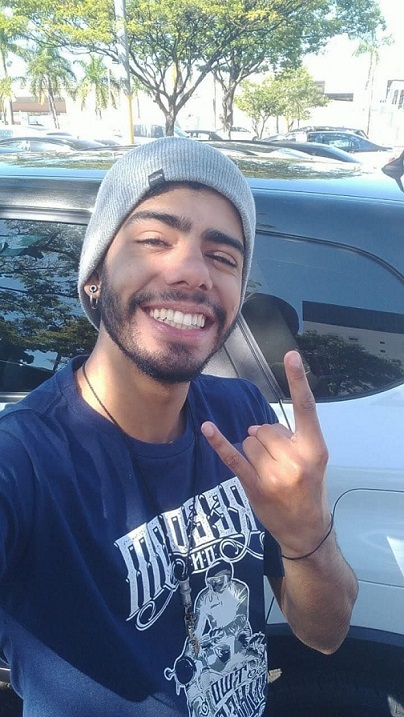
#> input picture Frameworks_ML_IoT/Face_Detection/fotos/eeu.jpeg, 404 x 717 px, given in place of the camera
$ python Captura-Imagem.py
#> lines starting #> are read from the running program, lines starting #| are printed output that depends on the picture
import cv2 # biblioteca para fazer o reconhecimento
import numpy as np # biblioteca para arrays e matrizes multidimensionais

# Cria um classificador utilizando as informações conditas no arquivo haarcascade-frontalface-default.xml
classificador = cv2.CascadeClassifier("Face_Detection\\classificadores\\haarcascade-frontalface-default.xml")
# Cria um classificador utilizando as informações conditas no arquivo haarcascade-eye.xml
classificadorOlho = cv2.CascadeClassifier("Face_Detection\\classificadores\\haarcascade-eye.xml")

camera = cv2.VideoCapture(0) # Captura o video da câmera

luz = 110

# Verifica se a iluminação ambiente está adequada
while (True):
    conectado, imagem = camera.read()  # Pega a leitura da camera
#> imagem is the input picture: shape (717, 404, 3); mean B, G, R 144.9, 128.8, 117.6
    imagemCinza = cv2.cvtColor(imagem, cv2.COLOR_BGR2GRAY)  # Transforma a imagem em cinza
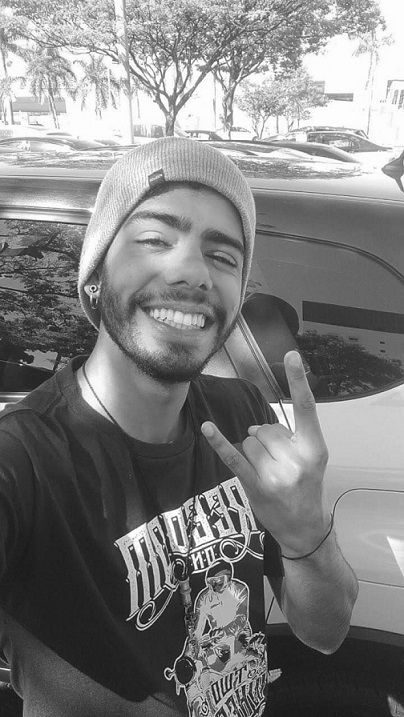
#> imagemCinza: shape (717, 404); min 4, max 255, mean 127.3
    if np.average(imagemCinza) > luz:
        print("\nA iluminação ambiente está adequada!")
        print("O valor deve ser maior do que %d." % luz + " O valor ambiente é: %.2f" % np.average(imagemCinza))
#| O valor deve ser maior do que 110. O valor ambiente é: 127.30
        break
    else:
        print("\nO ambiente está muito escuro!")
        print("O valor deve ser maior do que %d." % luz + " O valor ambiente é: %.2f" % np.average(imagemCinza))
        cv2.waitKey(2000) # Espera 2s


amostra = 1 # Controla o numero de amostras
numeroAmostras = 25 # Numero total de amostra
nome = input('\nDigite um identificador (nome): ') # Nome da pessoa
#> the answer given: ../Face_Detection/fotos/eeu.jpeg
id = 1

larguraFace = 100 # Largura da imagem
alturaFace = 100 # Altura da imagem

larguraOlho = 30 # Largura da imagem
alturaOlho = 30 # Altura da imagem
print("Pressione a tecla < c > para capturar a foto:")


while (True):
    conectado, imagem = camera.read() # Pega a leitura da camera
    imagemCinza = cv2.cvtColor(imagem, cv2.COLOR_BGR2GRAY) # Transforma a imagem em cinza

    facesDetectadas = classificador.detectMultiScale(imagemCinza, scaleFactor=1.5, minSize=(larguraFace, alturaFace))
#> facesDetectadas = ()

    for(x, y, l, a) in facesDetectadas:
        cv2.rectangle(imagem, (x, y), (x+l, y+a), (0, 0, 255), 2)
        regiao = imagem[y:y + a, x:x +l]

        regiaoCinzaOlho = cv2.cvtColor(regiao, cv2.COLOR_BGR2GRAY)
        olhosDetectados = classificadorOlho.detectMultiScale(regiaoCinzaOlho, scaleFactor=1.01, minNeighbors=20, minSize=(larguraOlho, alturaOlho))

        for (ox, oy, ol, oa) in olhosDetectados:
            cv2.rectangle(regiao, (ox, oy), (ox + ol, oy + oa), (0, 255, 0), 2)


        if(cv2.waitKey(1) & 0xFF == ord('c')): # Quando aperta a tecla 'c' salva a imagem que capturada pela webcam
            imagemFace = cv2.resize(imagemCinza[y:y + a, x:x +l], (larguraFace, alturaFace)) # Redimencionar a imagem
            cv2.imwrite("fotos/" + str(nome) + "." + str(id) + "." + str(amostra) + ".jpg", imagemFace) # Salva a foto
            print("[foto " + str(nome) + "." + str(id) + "." + str(amostra) + " capturada com sucesso!")
            amostra += 1
#> this loop made 0 passes
#> after the loop, amostra = 1


    cv2.imshow("Face", imagem) #cria a janela
    #cv2.waitKey(1)# Espera 1ms para processar a imagem
    if (amostra >= numeroAmostras + 1):
           break #para o laço

print("Faces capturadas com sucesso!")
camera.release()
cv2.destroyAllWindows ()

$ run again, on Frameworks_ML_IoT/Face_Detection/fotos/eu.jpeg
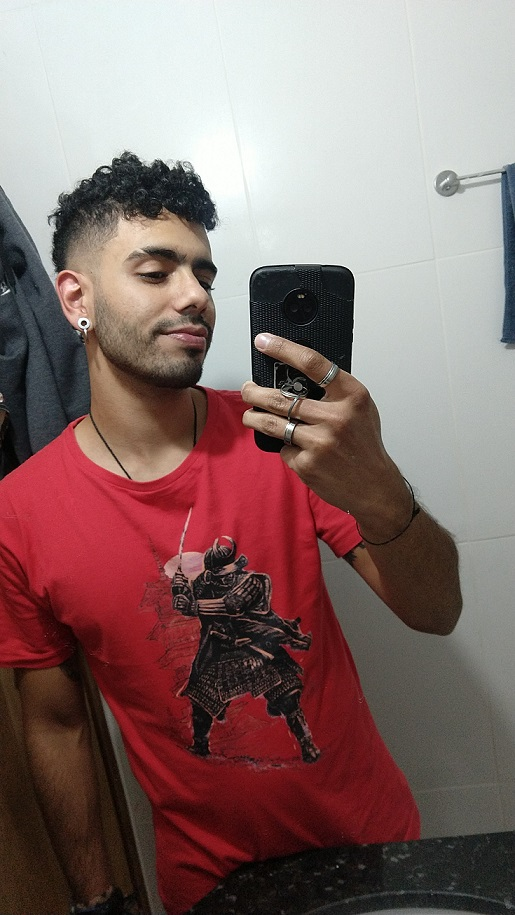
#> input picture Frameworks_ML_IoT/Face_Detection/fotos/eu.jpeg, 515 x 915 px, given in place of the camera
#> imagem is the input picture: shape (915, 515, 3); mean B, G, R 107.4, 109.6, 135
#> `imagemCinza = cv2.cvtColor(imagem, cv2.COLOR_BGR2GRAY)`:
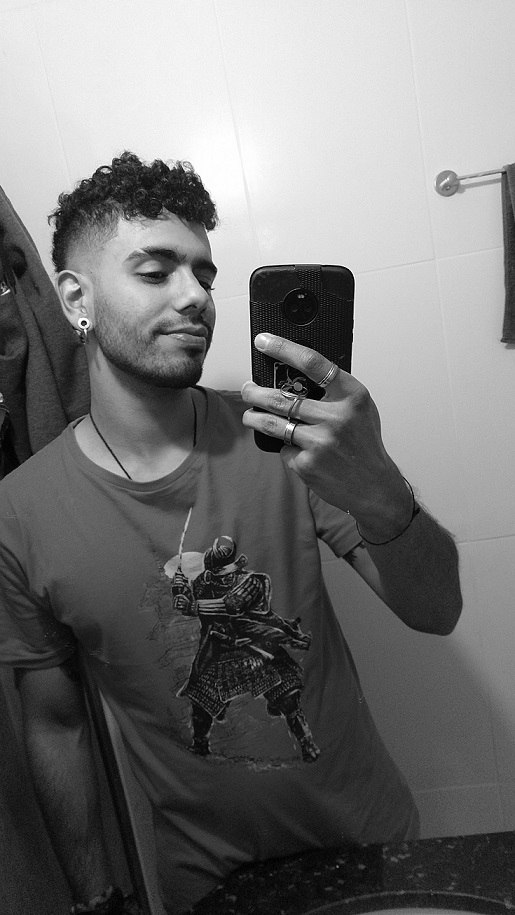
#> imagemCinza: shape (915, 515); min 0, max 255, mean 116.9
#| O valor deve ser maior do que 110. O valor ambiente é: 116.94
#> facesDetectadas = ()
#> after the loop `for(x, y, l, a) in facesDetectadas:`: amostra = 1

$ run again, on Frameworks_ML_IoT/Face_Detection/fotos/model.jpg
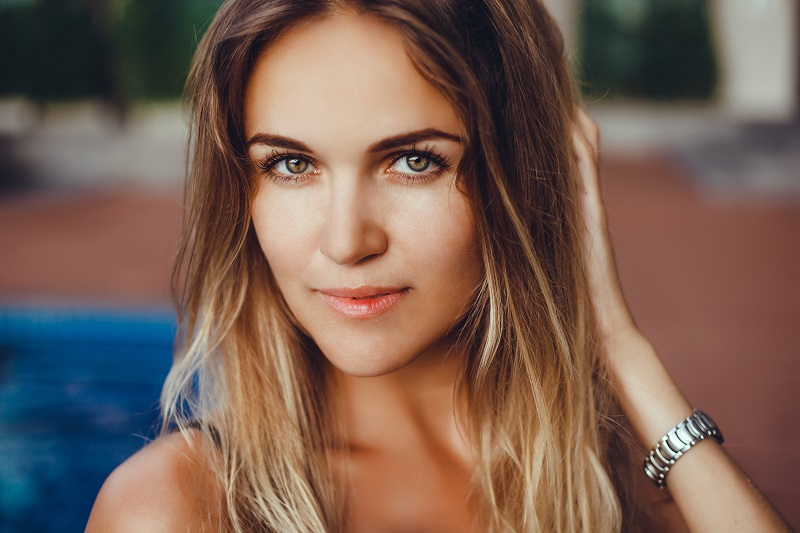
#> input picture Frameworks_ML_IoT/Face_Detection/fotos/model.jpg, 800 x 533 px, given in place of the camera
#> imagem is the input picture: shape (533, 800, 3); mean B, G, R 83.4, 95.2, 120.1
#> `imagemCinza = cv2.cvtColor(imagem, cv2.COLOR_BGR2GRAY)`:
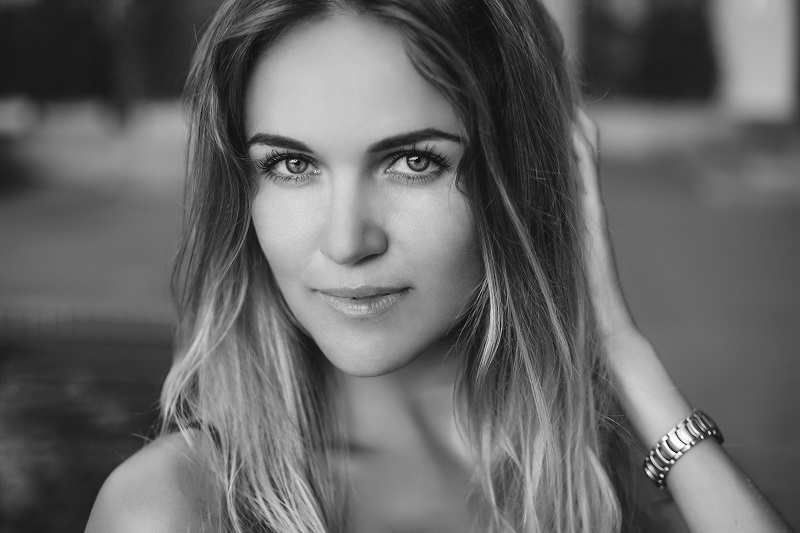
#> imagemCinza: shape (533, 800); min 2, max 253, mean 101.3
#| O valor deve ser maior do que 110. O valor ambiente é: 101.33

$ run again, on Frameworks_ML_IoT/Face_Detection/fotos/muitasFaces.jpg
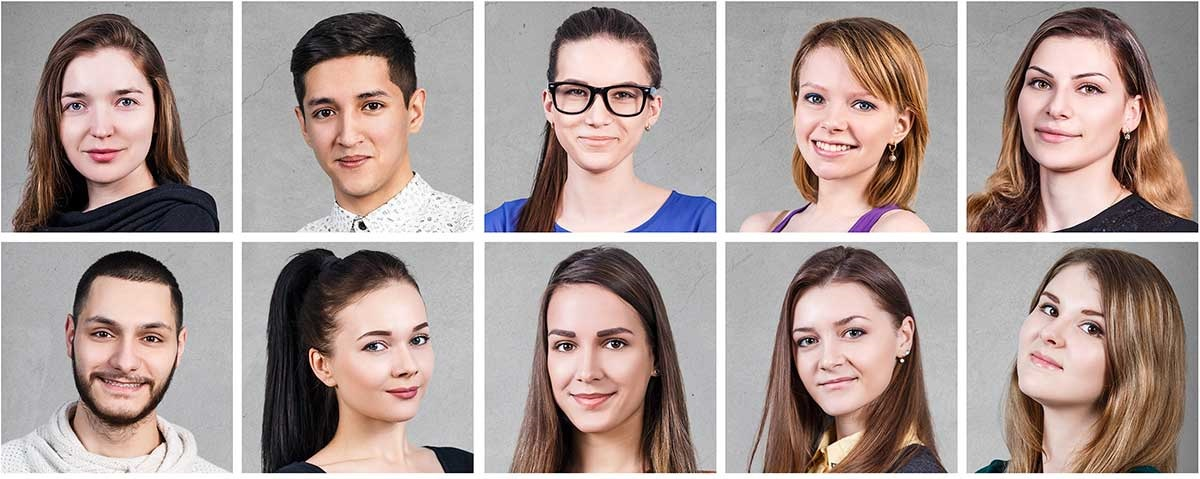
#> input picture Frameworks_ML_IoT/Face_Detection/fotos/muitasFaces.jpg, 1200 x 479 px, given in place of the camera
#> imagem is the input picture: shape (479, 1200, 3); mean B, G, R 149.2, 153.3, 169.3
#| O valor deve ser maior do que 110. O valor ambiente é: 157.62
#> facesDetectadas = [[1004, 40, 122, 122], [44, 57, 122, 122], [537, 47, 122, 122], [289, 63, 122, 122], [777, 56, 122, 122], [64, 290, 122, 122], [778, 289, 122, 122], [532, 299, 122, 122], [340, 298, 122, 122], [258, 36, 182, 182], [40, 262, 182, 182], [504, 273, 182, 182]]
#> the loop `for(x, y, l, a) in facesDetectadas:` made 12 passes; (key Esc is pressed on pass 1)
#> (x, y, l, a, olhosDetectados) on passes 1, 2, 4, 5, 6, 7, 8: (1004, 40, 122, 122, [[15, 24, 39, 39], [64, 29, 41, 41]]), (44, 57, 122, 122, [[61, 25, 39, 39], [14, 30, 37, 37]]), (289, 63, 122, 122, [[61, 22, 40, 40], [15, 28, 40, 40]]), (777, 56, 122, 122, [[19, 23, 39, 39], [67, 31, 36, 36]]), (64, 290, 122, 122, [[18, 21, 42, 42], [65, 27, 40, 40]]), (778, 289, 122, 122, [[53, 22, 42, 42], [13, 34, 35, 35]]), (532, 299, 122, 122, [[59, 22, 43, 43], [13, 26, 40, 40]])
#> after the loop `for(x, y, l, a) in facesDetectadas:`:
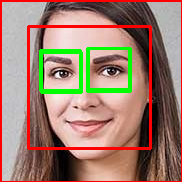
#> regiao: shape (182, 182, 3); mean B, G, R 109, 125.5, 158.4
#> after the loop `for(x, y, l, a) in facesDetectadas:`:
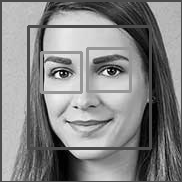
#> regiaoCinzaOlho: shape (182, 182); min 0, max 252, mean 133.9
#> after the loop `for(x, y, l, a) in facesDetectadas:`: amostra = 1
